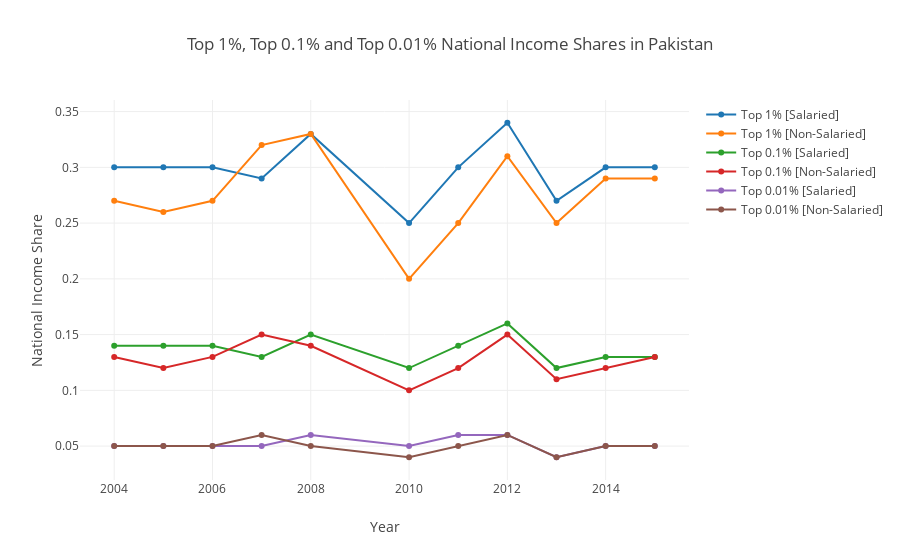

The notebook cell saved with this chart:
### Markdown cell above
### Top 1% and Top 0.1% and Top 0.01% Income Shares

### Code cell
layout = dict(title = 'Top 1%, Top 0.1% and Top 0.01% National Income Shares in Pakistan',
              xaxis = dict(title = 'Year'),
              yaxis = dict(title = 'National Income Share'),
              )
data = [top_1_trace_salaried, top_1_trace_nonsalaried, top_01_trace_salaried, top_01_trace_nonsalaried, top_001_trace_salaried, top_001_trace_nonsalaried]
top1_01_001_share = plotly.offline.iplot({
    "data": data,
    "layout": layout
})
top1_01_001_share

### Figure 1 — Plotly figure (JSON) as saved in the notebook; plotly's stock layout.template omitted (floating-point values rounded to 4 significant figures)
{"data": [{"name": "Top 1% [Salaried]", "type": "scatter", "x": [2004, 2005, 2006, 2007, 2008, 2010, 2011, 2012, 2013, 2014, 2015], "y": [0.3, 0.3, 0.3, 0.29, 0.33, 0.25, 0.3, 0.34, 0.27, 0.3, 0.3]}, {"name": "Top 1% [Non-Salaried]", "type": "scatter", "x": [2004, 2005, 2006, 2007, 2008, 2010, 2011, 2012, 2013, 2014, 2015], "y": [0.27, 0.26, 0.27, 0.32, 0.33, 0.2, 0.25, 0.31, 0.25, 0.29, 0.29]}, {"name": "Top 0.1% [Salaried]", "type": "scatter", "x": [2004, 2005, 2006, 2007, 2008, 2010, 2011, 2012, 2013, 2014, 2015], "y": [0.14, 0.14, 0.14, 0.13, 0.15, 0.12, 0.14, 0.16, 0.12, 0.13, 0.13]}, {"name": "Top 0.1% [Non-Salaried]", "type": "scatter", "x": [2004, 2005, 2006, 2007, 2008, 2010, 2011, 2012, 2013, 2014, 2015], "y": [0.13, 0.12, 0.13, 0.15, 0.14, 0.1, 0.12, 0.15, 0.11, 0.12, 0.13]}, {"name": "Top 0.01% [Salaried]", "type": "scatter", "x": [2004, 2005, 2006, 2007, 2008, 2010, 2011, 2012, 2013, 2014, 2015], "y": [0.05, 0.05, 0.05, 0.05, 0.06, 0.05, 0.06, 0.06, 0.04, 0.05, 0.05]}, {"name": "Top 0.01% [Non-Salaried]", "type": "scatter", "x": [2004, 2005, 2006, 2007, 2008, 2010, 2011, 2012, 2013, 2014, 2015], "y": [0.05, 0.05, 0.05, 0.06, 0.05, 0.04, 0.05, 0.06, 0.04, 0.05, 0.05]}], "layout": {"title": "Top 1%, Top 0.1% and Top 0.01% National Income Shares in Pakistan", "xaxis": {"title": "Year"}, "yaxis": {"title": "National Income Share"}}}
